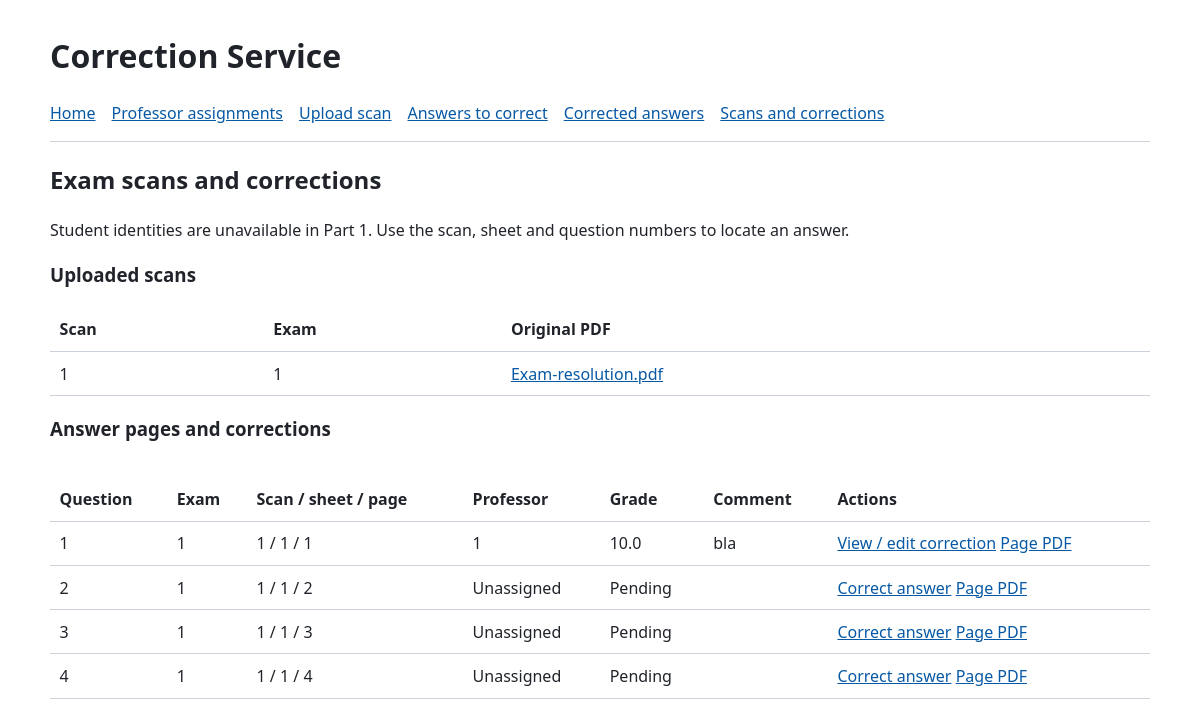
Screenshot of /scans with the database file from the repository.
### correction_data.py (models this page shows)
class ExamCorrectionPdf(Base):
    __tablename__ = "exam_correction_pdfs"
    __table_args__ = (CheckConstraint("exam_id > 0"),)
    id = Column(Integer, primary_key=True)
    exam_id = Column(Integer, nullable=False)
    filename = Column(String(255), nullable=False)
    pdf_file = deferred(Column(LargeBinary, nullable=False))
    corrections = relationship(
        "QuestionCorrection", back_populates="source", cascade="all, delete-orphan"
    )

class QuestionCorrection(Base):
    __tablename__ = "question_corrections"
    __table_args__ = (
        UniqueConstraint("exam_correction_pdf_id", "page_number"),
        CheckConstraint("question_number BETWEEN 1 AND 4"),
        CheckConstraint("page_number > 0 AND sheet_number > 0"),
        CheckConstraint(
            "(evaluated = 0 AND grade IS NULL) OR (evaluated = 1 AND grade >= 0 AND grade IS NOT NULL)"
        ),
    )
    id = Column(Integer, primary_key=True)
    exam_correction_pdf_id = Column(
        Integer, ForeignKey("exam_correction_pdfs.id"), nullable=False
    )
    page_number = Column(Integer, nullable=False)
    sheet_number = Column(Integer, nullable=False)
    question_number = Column(Integer, nullable=False)
    page_pdf_file = deferred(Column(LargeBinary, nullable=False))
    page_png_file = deferred(Column(LargeBinary, nullable=False))
    evaluated = Column(Boolean, nullable=False, default=False)
    grade = Column(Float, nullable=True)
    comment = Column(Text, nullable=False, default="")
    source = relationship("ExamCorrectionPdf", back_populates="corrections")

class ProfessorAssignment(Base):
    __tablename__ = "professor_assignment"
    __table_args__ = (
        UniqueConstraint("exam_id", "question_number"),
        CheckConstraint("question_number BETWEEN 1 AND 4"),
        CheckConstraint("exam_id > 0 AND professor_id > 0"),
    )
    id = Column(Integer, primary_key=True)
    professor_id = Column(Integer, nullable=False)
    exam_id = Column(Integer, nullable=False)
    question_number = Column(Integer, nullable=False)

### cs_app.py (the view)
    @app.get("/scans")
    def scans():
        with Session() as session:
            sources = session.scalars(select(ExamCorrectionPdf).order_by(ExamCorrectionPdf.id)).all()
        return render_template("scans.html", sources=sources, rows=correction_rows())

### templates/scans.html
{% extends 'layout.html' %}
{% block content %}
  <h2>Exam scans and corrections</h2>
  <p>Student identities are unavailable in Part 1. Use the scan, sheet and question numbers to locate an answer.</p>
  <h3>Uploaded scans</h3>
  {% if sources %}
    <table>
      <thead><tr><th>Scan</th><th>Exam</th><th>Original PDF</th></tr></thead>
      <tbody>{% for source in sources %}
        <tr><td>{{ source.id }}</td><td>{{ source.exam_id }}</td>
          <td><a href="{{ url_for('original_pdf', scan_id=source.id) }}">{{ source.filename }}</a></td></tr>
      {% endfor %}</tbody>
    </table>
  {% else %}<p>No scans uploaded yet.</p>{% endif %}
  <h3>Answer pages and corrections</h3>
  {% include 'answerTable.html' %}
{% endblock %}

### templates/layout.html (shortened to what this page needs)
<!doctype html>
<html lang="en">
  <head>
  </head>
  <body>
    <header><h1>Correction Service</h1></header>
    <nav aria-label="Main navigation">
      <a href="{{ url_for('index') }}">Home</a>
      <a href="{{ url_for('assignments') }}">Professor assignments</a>
      <a href="{{ url_for('upload_scan') }}">Upload scan</a>
      <a href="{{ url_for('pending_answers') }}">Answers to correct</a>
      <a href="{{ url_for('corrected_answers') }}">Corrected answers</a>
      <a href="{{ url_for('scans') }}">Scans and corrections</a>
    </nav>
    <main>
      {% block content %}{% endblock %}
    </main>
  </body>
</html>

### templates/answerTable.html
{% if rows %}
  <div class="table-container">
    <table>
      <thead><tr><th>Question</th><th>Exam</th><th>Scan / sheet / page</th><th>Professor</th><th>Grade</th><th>Comment</th><th>Actions</th></tr></thead>
      <tbody>{% for answer, source, assignment in rows %}
        <tr>
          <td>{{ answer.question_number }}</td><td>{{ source.exam_id }}</td>
          <td>{{ source.id }} / {{ answer.sheet_number }} / {{ answer.page_number }}</td>
          <td>{{ assignment.professor_id if assignment else 'Unassigned' }}</td>
          <td>{{ answer.grade if answer.evaluated else 'Pending' }}</td>
          <td class="comment">{{ answer.comment }}</td>
          <td>
            <a href="{{ url_for('correct_answer', answer_id=answer.id) }}">{{ 'View / edit correction' if answer.evaluated else 'Correct answer' }}</a>
            <a href="{{ url_for('answer_page', answer_id=answer.id, extension='pdf') }}">Page PDF</a>
          </td>
        </tr>
      {% endfor %}</tbody>
    </table>
  </div>
{% else %}<p>No answers to display.</p>{% endif %}

### templates/layout.html (style rules this page uses)
body { max-width: 1100px; margin: 2rem auto; padding: 0 1rem; font: 16px/1.5 system-ui, sans-serif; color: #20242a; }
nav { display: flex; flex-wrap: wrap; gap: 1rem; padding-bottom: 1rem; border-bottom: 1px solid #ccd2da; }
a { color: #0759a5; }
table { width: 100%; border-collapse: collapse; margin: 1rem 0; }
th, td { text-align: left; border-bottom: 1px solid #ccd2da; padding: .6rem; }
.comment { white-space: pre-wrap; }
.table-container { overflow-x: auto; }

### rows the page displays
ExamCorrectionPdf: id "1", exam_id "1", filename "Exam-resolution.pdf"
QuestionCorrection: question_number "1", exam_id "1", id "1", sheet_number "1", page_number "1", professor_id "1", evaluated+grade "10.0", comment "bla", evaluated "View / edit correction"
QuestionCorrection: question_number "2", exam_id "1", id "1", sheet_number "1", page_number "2", professor_id "Unassigned", evaluated "Pending", evaluated "Correct answer"
QuestionCorrection: question_number "3", exam_id "1", id "1", sheet_number "1", page_number "3", professor_id "Unassigned", evaluated "Pending", evaluated "Correct answer"
QuestionCorrection: question_number "4", exam_id "1", id "1", sheet_number "1", page_number "4", professor_id "Unassigned", evaluated "Pending", evaluated "Correct answer"
